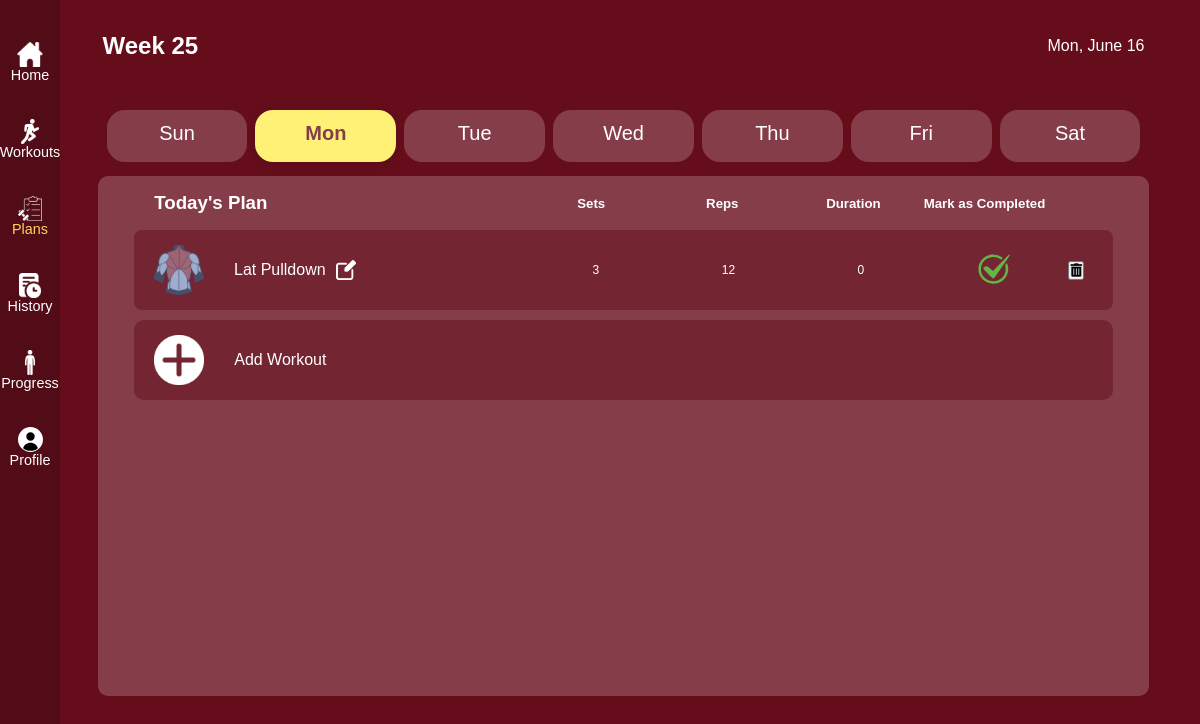
The page /plans.php (signed in) on the database as committed earlier.
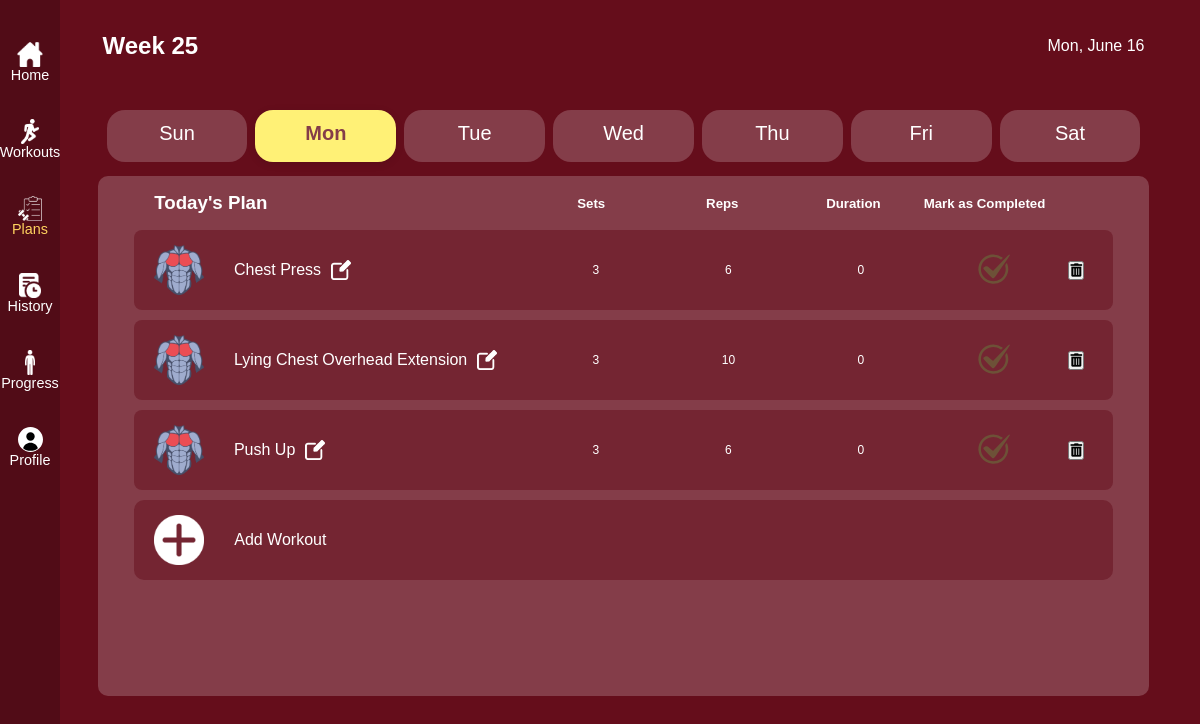
The same page on the database as committed later.
### tables this page shows
CREATE TABLE `workout_plan` (
  `id` int(11) NOT NULL,
  `user_id` int(11) NOT NULL,
  `workout_day` varchar(20) NOT NULL,
  `exercise_name` varchar(100) NOT NULL,
  `sets` int(11) NOT NULL,
  `reps` int(11) NOT NULL DEFAULT 0,
  `duration` int(11) NOT NULL DEFAULT 0,
  `completed` tinyint(1) NOT NULL DEFAULT 0,
  `planned_date` date DEFAULT NULL
);

CREATE TABLE `workouts` (
  `id` int(11) NOT NULL,
  `name` varchar(255) NOT NULL,
  `image_url` varchar(255) DEFAULT NULL,
  `image_url2` varchar(255) DEFAULT NULL,
  `focus` varchar(35) NOT NULL,
  `equipment` varchar(255) DEFAULT NULL,
  `reps` varchar(25) NOT NULL DEFAULT '0',
  `duration` varchar(25) DEFAULT '0',
  `sets` varchar(25) DEFAULT NULL
);

### plans.php (the view, shortened to what this page needs)
<?php
include("database.php");
$user_id = $_SESSION['user_id'];
$currentDay = $_GET['day'] ?? date('D');
$stmt = $conn->prepare("
    SELECT wp.*, w.focus
    FROM workout_plan wp
    JOIN workouts w ON wp.exercise_name = w.name
    WHERE wp.user_id = ? AND wp.workout_day = ?
");
$stmt->bind_param("is", $user_id, $currentDay);
$stmt->execute();
$result = $stmt->get_result();
$workouts = [];
while ($row = $result->fetch_assoc()) {
    $workouts[] = $row;
}
$today = new DateTime();
$weekNumber = $today->format('W');
$dayName = $today->format('D');
$monthName = $today->format('F');
$dayOfMonth = $today->format('j');
$pageId = "plans";
include 'includes/header.php';
?>
<div id="plans">
    <section class="date-header">
        <h2>Week <?= $weekNumber ?></h2>
        <div class="date-plan"><?= $dayName ?>, <?= $monthName ?> <?= $dayOfMonth ?></div>
    </section>
    <div class="day-tabs">
        <button class="day-tab<?= $currentDay == 'Sun' ? ' selected' : '' ?>" onclick="changeDay('Sun')"><p>Sun</p></button>
        <button class="day-tab<?= $currentDay == 'Mon' ? ' selected' : '' ?>" onclick="changeDay('Mon')"><p>Mon</p></button>
        <button class="day-tab<?= $currentDay == 'Tue' ? ' selected' : '' ?>" onclick="changeDay('Tue')"><p>Tue</p></button>
        <button class="day-tab<?= $currentDay == 'Wed' ? ' selected' : '' ?>" onclick="changeDay('Wed')"><p>Wed</p></button>
        <button class="day-tab<?= $currentDay == 'Thu' ? ' selected' : '' ?>" onclick="changeDay('Thu')"><p>Thu</p></button>
        <button class="day-tab<?= $currentDay == 'Fri' ? ' selected' : '' ?>" onclick="changeDay('Fri')"><p>Fri</p></button>
        <button class="day-tab<?= $currentDay == 'Sat' ? ' selected' : '' ?>" onclick="changeDay('Sat')"><p>Sat</p></button>
    </div>
    <section id="workout-plan" >
        <div class="head">
            <h3>Today's Plan</h3>
            <div class="label">
                <h5>Sets</h5>
                <h5>Reps</h5>
                <h5>Duration</h5>
                <h5 id="comp">Mark as Completed</h5>
            </div>
        </div>
        <div class="workouts-plan">
            <?php foreach ($workouts as $workout): ?>
                <div class="workout"
                    data-id="<?= $workout['id'] ?>"
                    data-name="<?= $workout['exercise_name'] ?>"
                    data-sets="<?= $workout['sets'] ?>"
                    data-reps="<?= $workout['reps'] ?>"
                    data-duration="<?= $workout['duration'] ?>"
                >
                    <div class="name">
                        <img src="assets/images/<?= $workout['focus'] ?>-icon.png" alt="<?= $workout['exercise_name'] ?>">
                        <div class="with-edit">
                            <p><?= ucfirst($workout['exercise_name']) ?></p>
                            <img
                                src="assets/images/edit-icon.webp"
                                alt="Edit"
                                class="edit-button"
                                data-id="<?= $workout['id'] ?>"
                                data-sets="<?= $workout['sets'] ?>"
                                data-reps="<?= $workout['reps'] ?>"
                                data-duration="<?= $workout['duration'] ?>"
                                style="height: 20px; margin-left: 10px; cursor: pointer; filter: invert(100%);"
                            >
                        </div>
                    </div>
                    <div class="data">
                        <div class="sets"><?= $workout['sets'] ?></div>
                        <div class="reps"><?= $workout['reps'] ?></div>
                        <div class="duration"><?= $workout['duration'] ?></div>
                        <div class="done">
                            <form method="POST" action="plans.php">
                                <button type="submit" class="completed-button" style="background:none; border:none;">
                                    <?php if ($workout['completed']): ?>
                                        <img src="assets/images/check-icon.svg" alt="Completed" style="height: 40px;">
                                    <?php else: ?>
                                        <img src="assets/images/check-icon.svg" alt="Not Completed" style="height: 40px; opacity: 0.3;">
                                    <?php endif; ?>
                                </button>
                            </form>
                        </div>
                        <div class="delete">
                            <form method="POST" action="plans.php" onsubmit="return confirm('Are you sure you want to delete this workout?');">
                                <button type="submit" class="delete-button">
                                    <i class="fas fa-trash-alt"></i>
                                </button>
                            </form>
                        </div>
                    </div>
                </div>
            <?php endforeach; ?>
            <div class="add">
                <img src="assets/images/add-icon.webp" style="height: 50px; filter: invert(100%);" alt="Add Workout">
                <p>Add Workout</p>
            </div>
        </div>
    </section>
</div>
<?php include 'includes/footer.php'; ?>

### includes/header.php (shortened to what this page needs)
<!DOCTYPE html>
<html lang="en">
<head>
    <link rel="stylesheet" href="assets/styles/style.css">
    <link rel="stylesheet" href="https://cdnjs.cloudflare.com/ajax/libs/font-awesome/5.15.3/css/all.min.css">
</head>
<body id="<?php echo $pageId ?? ''; ?>">
<div class="nav">
    <ul>
        <li>
            <a href="home.php" class="<?= ($pageId == 'home') ? 'active' : '' ?>">
                <div>
                    <img src="assets/images/home-icon.webp" alt="">
                    <p>Home</p>
                </div>
            </a>
        </li>
        <li>
            <a href="workouts.php" class="<?= ($pageId == 'workouts') ? 'active' : '' ?>">
                <div>
                    <img src="assets/images/workouts-icon.webp" alt="">
                    <p>Workouts</p>
                </div>
            </a>
        </li>
        <li>
            <a href="plans.php" class="<?= ($pageId == 'plans') ? 'active' : '' ?>" >
                <div>
                    <img src="assets/images/plans-icon.webp" alt="">
                    <p>Plans</p>
                </div>
            </a>
        </li>
        <li>
            <a href="history.php" class="<?= ($pageId == 'history') ? 'active' : '' ?>" >
                <div>
                    <img src="assets/images/history-icon.webp" alt="">
                    <p>History</p>
                </div>
            </a>
        </li>
        <li>
            <a href="progress.php" class="<?= ($pageId == 'progress') ? 'active' : '' ?>">
                <div>
                    <img src="assets/images/progress-icon.webp" alt="">
                    <p>Progress</p>
                </div>
            </a>
        </li>
        <li>
            <a href="profile.php" class="<?= ($pageId == 'profile') ? 'active' : '' ?>">
                <div>
                    <img src="assets/images/profile-icon.svg" alt="">
                    <p>Profile</p>
                </div>
            </a>
        </li>
    </ul>
</div>

### includes/footer.php
</body>
</html>

### assets/styles/style.css (style rules this page uses)
* { margin: 0; padding: 0; box-sizing: border-box; font-family: "Poppins", sans-serif; }
body { width: 100vw; background-color: #650d1b; display: flex; flex-direction: column; color: white; }
.nav { position: fixed; display: flex; flex-direction: column; background-color: #510c17; width: 5%; height: 100%; left: 0; padding-top: 2rem; font-size: 0.9rem; }
.nav ul { list-style-type: none; padding: 0; }
.nav ul li { display: inline; margin-right: 20px; }
.nav ul li a { text-decoration: none; color: #fff; }
.nav ul li a.active p { color: #ffd35f; }
.nav ul li a div { display: flex; flex-direction: column; align-items: center; padding: 10px; }
.nav img { width: auto; height: 25px; filter: invert(100%); }
#plans { width: 100%; display: flex; flex-direction: column; align-items: center; padding: 0 1% 0 3%; padding-bottom: 80px; }
.date-header { width: 100%; display: flex; justify-content: space-between; padding: 2rem; color: white; }
.date-plan { display: flex; align-items: center; }
.day-tabs { width: 100%; display: flex; justify-content: center; margin: 18px 0 24px 0; padding: 0 2rem; }
.day-tab { width: 100%; background: #843d49; color: #fff; border: none; border-radius: 18px; margin: 0 4px; padding: 0.75rem 1.5rem; font-size: 1.25rem; font-weight: 500; cursor: pointer; transition: background 0.2s, color 0.2s, box-shadow 0.2s; outline: none; }
.day-tab.selected { background: #fff176; color: #843d49; box-shadow: 0 2px 8px rgba(0,0,0,0.10); font-weight: bold; }
.day-tab p { padding-bottom: 5px; }
#workout-plan { width: 95%; height: 65vh; background-color: #843D49; border-radius: 10px; color: white; margin: -10px 2rem 0 2rem; padding: 1rem; }
#workout-plan .head { display: grid; grid-template-columns: 40% 60%; padding: 0 50px 1rem 40px; align-items: center; }
#workout-plan .label { display: grid; grid-template-columns: 1fr 1fr 1fr 1fr 0.25fr; place-items: center; font-weight: bold; align-items: flex-end; }
.workouts-plan { width: 100%; display: flex; flex-direction: column; gap: 10px; padding: 0 20px; max-height: 350px; overflow: auto; }
.workout { display: grid; grid-template-columns: 40% 60%; align-items: center; background-color: #742532; padding: 15px 20px; border-radius: 8px; }
.name { display: flex; align-items: center; gap: 30px; }
.with-edit { display: flex; align-items: center; }
.name img { width: auto; height: 50px; }
.data { display: grid; grid-template-columns: 1fr 1fr 1fr 1fr 0.25fr; place-items: center; }
.data form { display: flex; justify-content: center; align-items: center; margin-top: 0px; }
.sets, .reps, .duration { font-size: 0.75em; }
.completed-button img { width: 75%; }
.add { display: flex; justify-content: flex-start; align-items: center; background-color: #742532; color: white; border-radius: 10px; padding: 15px 20px; transition: background 0.2s, color 0.2s; gap: 30px; }

Rows that differ between the two databases and show on the page:
no longer on this page (row edited): workout_plan: workouts.focus (picture), exercise_name "Lat Pulldown", sets "3", reps "12", duration "0"
added workout_plan: workouts.focus (picture), exercise_name "Chest Press", sets "3", reps "6", duration "0", completed 0 (drawn)
added workout_plan: workouts.focus (picture), exercise_name "Lying Chest Overhead Extension", sets "3", reps "10", duration "0", completed 0 (drawn)
added workout_plan: workouts.focus (picture), exercise_name "Push Up", sets "3", reps "6", duration "0", completed 0 (drawn)
